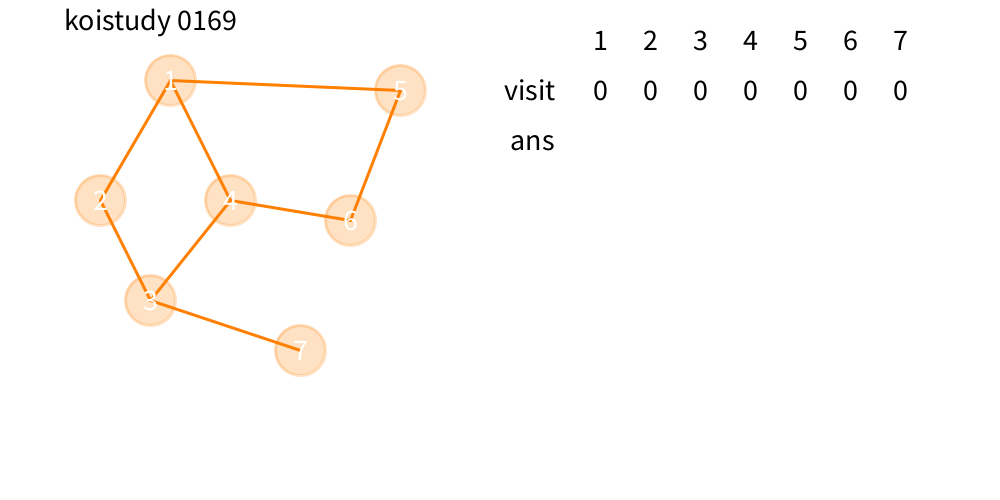
Frame 1 (no input)
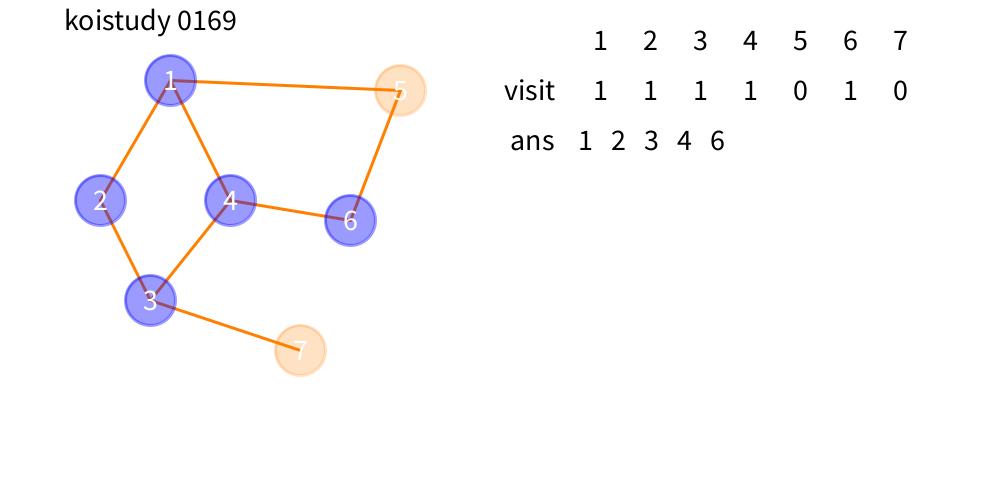
Frame 60 (the mouse pressed at the canvas centre just before this capture)
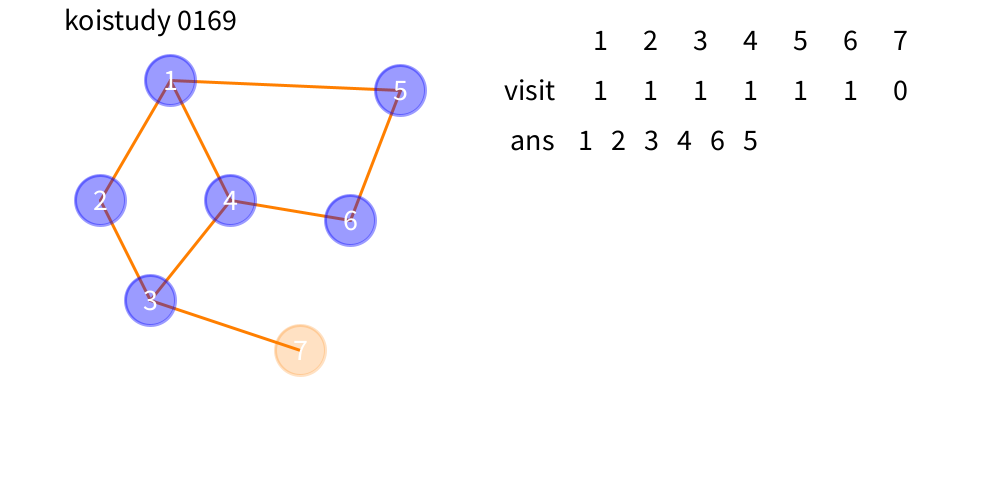
Frame 120 (the mouse held since frame 60 and released just before this capture)

The Processing sketch that drew these frames (run headless with seeded random() and noise(); from frame 60 on, the mouse is pressed at the canvas centre):

// Processing sketch: h_w_4_3
// ── h_w_4_3.pde
Node[] node = new Node[10];
Line[] lin = new Line[10000];
import java.util.Vector;
ArrayList<Integer> stack = new ArrayList<Integer>();
boolean[] visit = new boolean[10];
Vector<Vector<Integer>> adj = new Vector<Vector<Integer>>(10);
int time=0;
String ans="";
float lineend=0,cnt=0;
void setup(){
  size(1000,500);
  background(255);
  strokeWeight(3);
  textSize(20);textAlign(CENTER);
  for(int i=0;i<10;i++){
    adj.add(new Vector<Integer>());
  }
  node[0]= new Node(100,100,0);
  
  node[1]= new Node(170,80,1);
  node[2]= new Node(100,200,2);
  node[3]= new Node(150,300,3);
  node[4]= new Node(230,200,4);
  node[5]= new Node(400,90,5);
  node[6]= new Node(350,220,6);
  node[7]= new Node(300,350,7);
  lin[0]= new Line(1,5,4);lineend++;
  lin[1]= new Line(1,4,3);lineend++;
  lin[2]= new Line(1,2,5);lineend++;
  lin[3]= new Line(2,3,7);lineend++;
  lin[4]= new Line(3,7,10);lineend++;
  lin[5]= new Line(3,4,2);lineend++;
  lin[6]= new Line(4,6,5);lineend++;
  lin[7]= new Line(5,6,6);lineend++;
  for(int i=0;i<lineend;i++){
    adj.get(lin[i].n1).add(lin[i].n2);
    adj.get(lin[i].n2).add(lin[i].n1);
    }
    update();
    stack.add(1);
}
void draw(){
  if(stack.size()>0 && time%10==0){
    update();
    table();
    int temp=stack.get(stack.size()-1);
    stack.remove(stack.size()-1); 
    if(!visit[temp]){
     visit[temp]=true;
     println(temp);
     ans+= Integer.toString(temp)+"   ";
    int k=adj.get(temp).size();
    for(int i=0;i<k;i++){
      stack.add(adj.get(temp).get(i));}
    } 
  }
  time++;
}
void update(){
  background(255);
  fill(0);stroke(0);text("koistudy 0169",150,30);
  for(int i=0;i<lineend;i++){
    lin[i].display();
  }
  for(int i=1;i<8;i++){
    node[i].display();
  }
}
void table(){
  fill(0);stroke(0);text("visit",530,100);
  for(int i=1;i<8;i++){
    fill(0);stroke(0);text(i,550+i*50,50);
    fill(0);stroke(0);text((visit[i]==false)? 0:1,550+i*50,100);
  }
  textAlign(LEFT);
  text("ans    "+ans,510,150);
  textAlign(CENTER);
}

// ── Node.pde
class Node{
  float x,y;
  float n;
  Node(float x,float y,float n){
    this.x=x; this.y=y;this.n=n;
  }
  void display(){
    if(!visit[(int)n]){stroke(255,127,0,60);fill(255,127,0,60);}
    else{stroke(0,0,255,100);fill(0,0,255,100);}
    ellipse(x,y,50,50);
    textSize(30);stroke(255);fill(255); text((int)this.n,this.x,this.y+10);
  }
}
class Line{
  int n1,n2;
  float weight;
  
  Line(int n1,int n2,float weight){
    this.n1=n1;this.n2=n2;this.weight=weight;
  }
  void display(){
    fill(255,127,0);stroke(255,127,0);
    line(node[n1].x,node[n1].y,node[n2].x,node[n2].y);
  }
  PVector returnxy(){
    return new PVector(this.n1,this.n2);
  }
}
boolean linetrue(int n1,int n2){
  for(int i=0;i<lineend;i++){
    if(lin[i].returnxy()==new PVector(n1,n2)){
      return true;
    }
  }
  return false;
}
